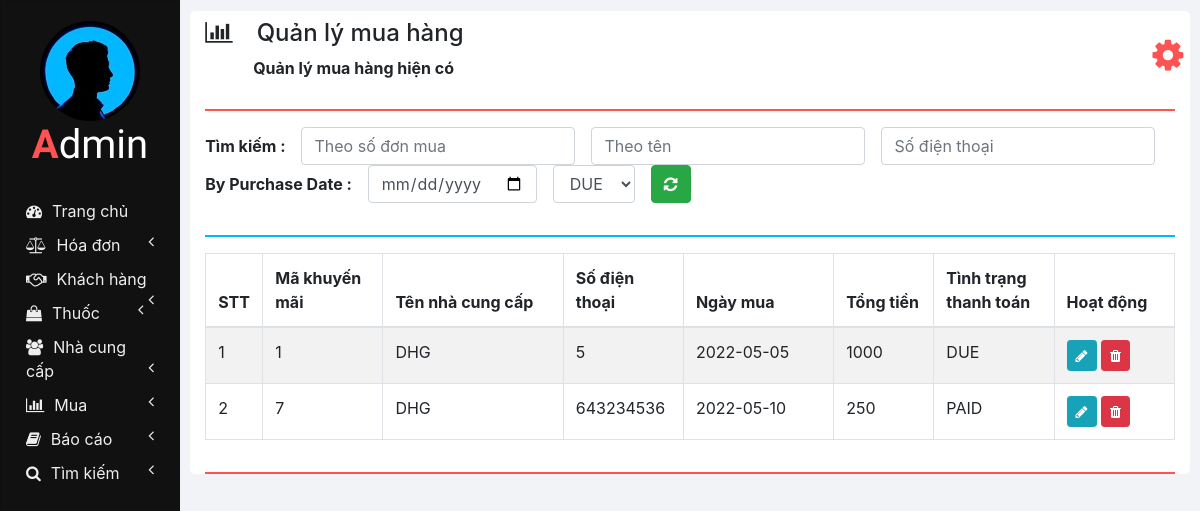
Screenshot of /manage_purchase.php with the database file from the repository.
### tables this page shows
CREATE TABLE `purchases` (
  `SUPPLIER_NAME` varchar(100) NOT NULL,
  `INVOICE_NUMBER` int(11) NOT NULL,
  `VOUCHER_NUMBER` int(11) NOT NULL,
  `PURCHASE_DATE` varchar(10) NOT NULL,
  `TOTAL_AMOUNT` double NOT NULL,
  `PAYMENT_STATUS` varchar(20) NOT NULL
);

### php/manage_purchase.php (the view, shortened to what this page needs)
<?php
  function showPurchases($id) {
    require "db_connection.php";
    if($con) {
      $seq_no = 0;
      $query = "SELECT * FROM purchases";
      $result = mysqli_query($con, $query);
      while($row = mysqli_fetch_array($result)) {
        $seq_no++;
        if($row['VOUCHER_NUMBER'] == $id)
          showEditOptionsRow($seq_no, $row);
        else
          showPurchaseRow($seq_no, $row);
      }
    }
  }
  function showPurchaseRow($seq_no, $row) {
    ?>
    <tr>
      <td><?php echo $seq_no; ?></td>
      <td><?php echo $row['VOUCHER_NUMBER']; ?></td>
      <td><?php echo $row['SUPPLIER_NAME'] ?></td>
      <td><?php echo $row['INVOICE_NUMBER']; ?></td>
      <td><?php echo $row['PURCHASE_DATE']; ?></td>
      <td><?php echo $row['TOTAL_AMOUNT']; ?></td>
      <td><?php echo $row['PAYMENT_STATUS']; ?></td>
      <td>
        <button href="" class="btn btn-info btn-sm" onclick="editPurchase(<?php echo $row['VOUCHER_NUMBER']; ?>);">
          <i class="fa fa-pencil"></i>
        </button>
        <button class="btn btn-danger btn-sm" onclick="deletePurchase(<?php echo $row['VOUCHER_NUMBER']; ?>);">
          <i class="fa fa-trash"></i>
        </button>
      </td>
    </tr>
    <?php
  }
  ?>

### css/sidenav.css (style rules this page uses)
body { background-color: #f1f3f6; }
.sidenav { width: 15%; height: 100vh; background-color: #222222; position: fixed; z-index: 1; flex: 1 0 auto; }
.card { width: 100%; height: 100%; top: 0; border-radius: 0; background-color: #111111; }
.logo .logo-caption { font-family: 'Poiret One', cursive; color: #ffffff; text-align: center; margin-bottom: 25px; }
.logo .profile { margin-left: 50%; border-radius: 50%; transform: translate(-50%); }
.logo .tweak { color: #ff5252; font-weight: bold; }
.main-menu-item { padding: 5px 5px; cursor: pointer; }
.main-menu-item > a { color: #eeeeee; text-decoration: none; font-size: 16px; }
.main-menu-item > a > span { margin-left: 10px; }

### css/home.css (style rules this page uses)
html, body { height: 100vh; }

### rows the page displays
purchases: seq_no "1", VOUCHER_NUMBER "1", SUPPLIER_NAME "DHG", INVOICE_NUMBER "5", PURCHASE_DATE "2022-05-05", TOTAL_AMOUNT "1000", PAYMENT_STATUS "DUE"
purchases: seq_no "2", VOUCHER_NUMBER "7", SUPPLIER_NAME "DHG", INVOICE_NUMBER "643234536", PURCHASE_DATE "2022-05-10", TOTAL_AMOUNT "250", PAYMENT_STATUS "PAID"

### other values shown
$heading "Quản lý mua hàng"
$sub_heading "Quản lý mua hàng hiện có"
